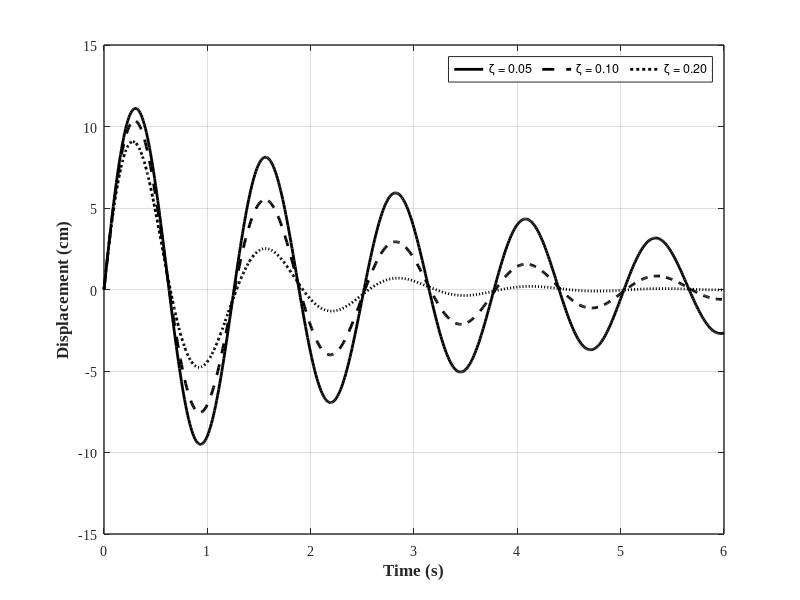

Reproduce this figure in MATLAB.
%% Example 2-9: Plot Displacemetn Response of An Underdamped SDOF with Different Damping Ratios 

clear; close all; clc;
%% Parameters
wn  = 5;  % Natural frequency [rad/s]

x0  = 0;                % Initial displacement
v0  = 60;               % Initial velocity [cm/s]
t0  = 0;                % Initial time
deltat = 0.01;          % Time step
tf  = 6;                % Final time
t   = [t0:deltat:tf];

%% Calculate Response & Plot
figure(1); set(figure(1), 'Position', [200   100   883   400])
           hold on; grid on; box on;

           Legends = {'\zeta = 0.05';'\zeta = 0.10';'\zeta = 0.20'};
           Lines   = {'-k';          '--k';         ':k'};

i = 0;
for zeta = [0.05,0.1,0.2]
    wd = sqrt(1-zeta^2)*wn; % Damped frequency
    x  = exp(-zeta*wn*t).*(((zeta*wn*x0+v0)/wd)*sin(wd*t)+ x0*cos(wd*t));

        i = i+1;
        plot(t,x,Lines{i},'LineWidth',2);  ylim([-15 15]);
end

        set(gca, 'LineWidth',1, 'FontWeight','normal', 'FontName','Times New Roman', 'FontSize',10)               
        xlabel('Time (s)', 'fontsize',12, 'fontname','Times New Roman','FontWeight','Bold')
        ylabel('Displacement (cm)', 'fontsize',12, 'fontname','Times New Roman','FontWeight','Bold')
        legend(Legends,'location','northeast', 'orientation','horizontal')

%% Print
print('EX_2_9','-dpng')